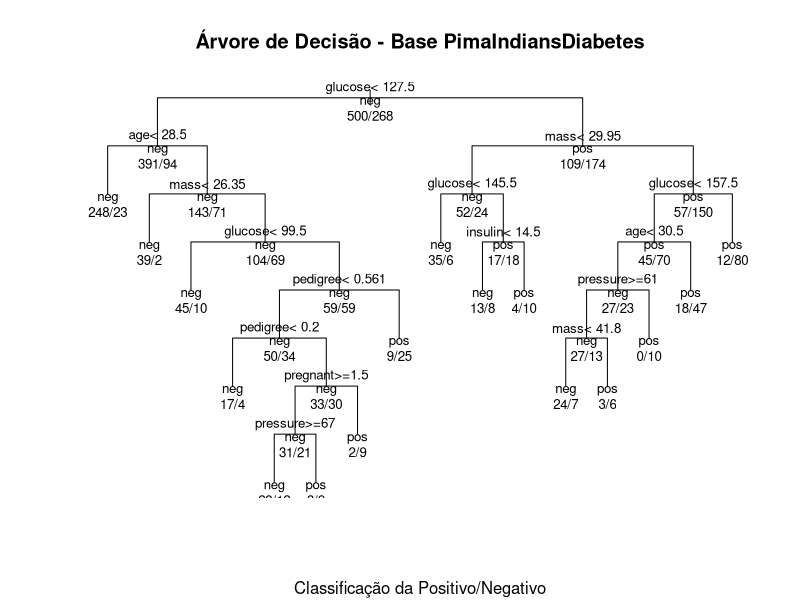

Source code (R): (Note: this script raises an error after producing the figure.)
# Carregue o pacote "rpart"
library(tidyverse)
library(rpart)

# Carregue o conjunto de dados "Pima Indians Diabetes" (disponível no pacote "mlbench")
library(mlbench)
data(PimaIndiansDiabetes)

# Divida o conjunto de dados em variáveis de entrada (características) e variável de saída (variável-alvo)
x <- PimaIndiansDiabetes[, 1:8] # Variáveis de entrada
y <- PimaIndiansDiabetes[, 9]   # Variável de saída

# Crie o modelo de árvore de decisão usando a função "rpart"
modelo <- rpart(y ~ ., data = x)

# Visualize a árvore de decisão
plot(modelo, uniform = TRUE, main = "Árvore de Decisão - Base PimaIndiansDiabetes",
     sub = "Classificação da Positivo/Negativo", margin = 0.001)
text(modelo, use.n = TRUE, all = TRUE, cex = 0.8)

#Melhore a visualização do modelo
rpart.plot(modelo, extra = 1, under = TRUE, cex = 0.8, box.palette = "GnBu")


#Conferencia
head(PimaIndiansDiabetes)

dados_filtrados_pos <- PimaIndiansDiabetes %>% filter(diabetes == "pos")
dados_filtrados_neg <- PimaIndiansDiabetes %>% filter(diabetes == "neg")

# Visualizar os dados filtrados
quantidade_filtrados_pos <- nrow(dados_filtrados_pos)
quantidade_filtrados_neg <- nrow(dados_filtrados_neg)

print(quantidade_filtrados_pos)
print(quantidade_filtrados_neg)
print(quantidade_filtrados_pos + quantidade_filtrados_neg)

remove(dados_filtrados_pos)
remove(dados_filtrados_neg)
remove(quantidade_filtrados_pos)
remove(quantidade_filtrados_neg)

#Filtando os que não tiveram diabetes e com glicose < 128
dados_filtrados_neg_glu128 <- PimaIndiansDiabetes %>% filter(diabetes == "neg" & glucose < 128)
quantidade_dados_filtrados_neg_glu128 <- nrow(dados_filtrados_neg_glu128)
print(quantidade_dados_filtrados_neg_glu128)

remove(dados_filtrados_neg_glu128)
remove(quantidade_dados_filtrados_neg_glu128)

